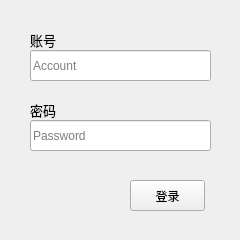
<?xml version="1.0" encoding="UTF-8"?>
<ui version="4.0">
 <class>Form</class>
 <widget class="QWidget" name="Form">
  <property name="geometry">
   <rect>
    <x>0</x>
    <y>0</y>
    <width>240</width>
    <height>240</height>
   </rect>
  </property>
  <property name="windowTitle">
   <string>登录框</string>
  </property>
  <widget class="QLabel" name="label_1">
   <property name="geometry">
    <rect>
     <x>30</x>
     <y>30</y>
     <width>61</width>
     <height>21</height>
    </rect>
   </property>
   <property name="font">
    <font>
     <pointsize>10</pointsize>
    </font>
   </property>
   <property name="text">
    <string>账号</string>
   </property>
   <property name="alignment">
    <set>Qt::AlignmentFlag::AlignLeading|Qt::AlignmentFlag::AlignLeft|Qt::AlignmentFlag::AlignTop</set>
   </property>
  </widget>
  <widget class="QLabel" name="label_2">
   <property name="geometry">
    <rect>
     <x>30</x>
     <y>100</y>
     <width>61</width>
     <height>21</height>
    </rect>
   </property>
   <property name="font">
    <font>
     <pointsize>10</pointsize>
    </font>
   </property>
   <property name="text">
    <string>密码</string>
   </property>
   <property name="alignment">
    <set>Qt::AlignmentFlag::AlignLeading|Qt::AlignmentFlag::AlignLeft|Qt::AlignmentFlag::AlignTop</set>
   </property>
  </widget>
  <widget class="QPushButton" name="pushButton">
   <property name="geometry">
    <rect>
     <x>130</x>
     <y>180</y>
     <width>75</width>
     <height>31</height>
    </rect>
   </property>
   <property name="text">
    <string>登录</string>
   </property>
  </widget>
  <widget class="QLineEdit" name="lineEdit_account">
   <property name="geometry">
    <rect>
     <x>30</x>
     <y>50</y>
     <width>181</width>
     <height>31</height>
    </rect>
   </property>
   <property name="placeholderText">
    <string>Account</string>
   </property>
  </widget>
  <widget class="QLineEdit" name="lineEdit_password">
   <property name="geometry">
    <rect>
     <x>30</x>
     <y>120</y>
     <width>181</width>
     <height>31</height>
    </rect>
   </property>
   <property name="placeholderText">
    <string>Password</string>
   </property>
  </widget>
 </widget>
 <resources/>
 <connections/>
</ui>
